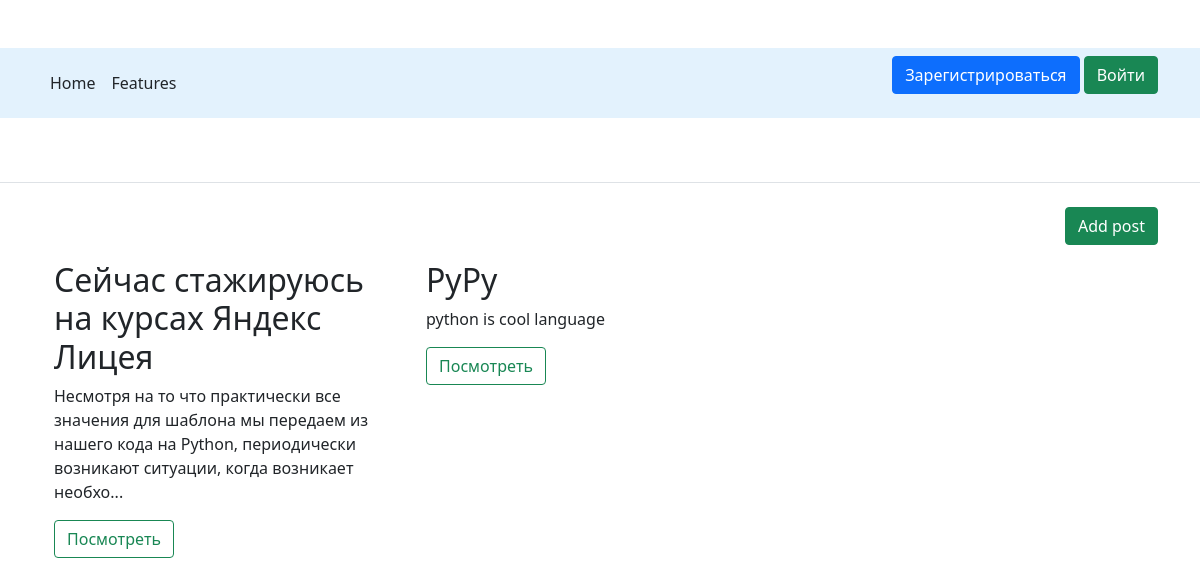
Page /home on the earlier database version.
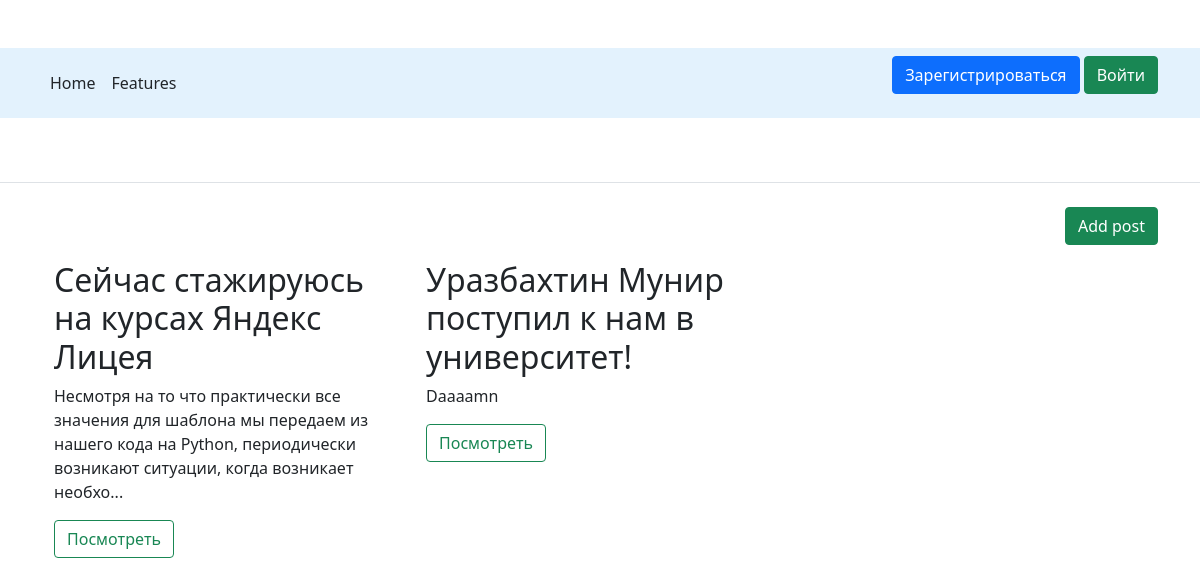
Same page on the later database version.
### data/__all_models.py (models this page shows)
class News(SqlAlchemyBase):
    __tablename__ = 'news'
    id = sqlalchemy.Column(sqlalchemy.Integer,
                           primary_key=True, autoincrement=True)
    title = sqlalchemy.Column(sqlalchemy.String, nullable=True)
    content = sqlalchemy.Column(sqlalchemy.String, nullable=True)
    created_date = sqlalchemy.Column(sqlalchemy.DateTime,
                                     default=datetime.datetime.date)
    is_private = sqlalchemy.Column(sqlalchemy.Boolean, default=False)
    user_id = sqlalchemy.Column(sqlalchemy.Integer,
                                sqlalchemy.ForeignKey("users.id"))
    user = orm.relation('User')

### main.py (the view)
@app.route('/')
@app.route('/home')
def home():
    session = db_session.create_session()
    news = session.query(News).filter(News.is_private != True)
    return render_template('home.html', title='ShareNews.com', news=news)

### data/db_session.py (called while the page is built)
def create_session() -> Session:
    global __factory
    return __factory()

### templates/home.html (shortened to what this page needs)
{% extends "base.html" %}
{% block content %}
<link href="/static/css/features.css" rel="stylesheet">
<ul class="nav justify-content-end">
    <a class="btn btn-success " href="/newpost">Add post</a>
</ul>
<div class="container">
    <div class="row">
        {% for new in news %}
        <div class="col-md-4">
            <h2>{{new.title}}</h2>
            {% if new.content|length > 150 %}
            <p class="card-text">{{new.content[:149]}}...</p>
            {% else %}
            <p class="card-text">{{new.content}}</p>
            {% endif %}
            <a href="/new/{{new.id}}" class="btn btn-outline-success">Посмотреть</a>
        </div>
        {% endfor %}
    </div>
</div>
{% endblock %}

Differences in the rows shown:
removed News: title "PyPy", content "python is cool language"
now on this page (row edited): News: title "Уразбахтин Мунир поступил к нам в университет!", content "Daaaamn"
